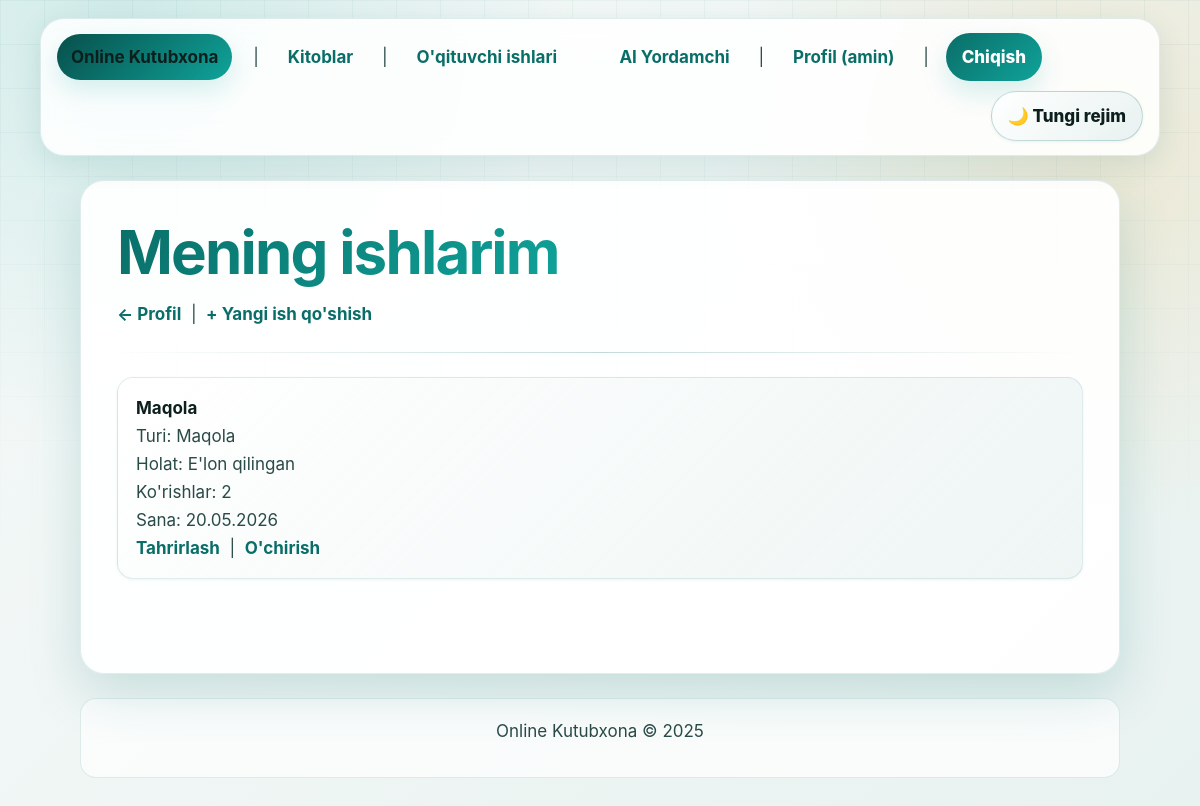
The page /profile/my-works/ (signed in) on the database its author committed.
### main/models.py (models this page shows, shortened)
class User(AbstractUser):
    class Role(models.TextChoices):
        STUDENT = 'student', 'Talaba'
        TEACHER = 'teacher', "O'qituvchi"
        ADMIN   = 'admin',   'Admin'
    role = models.CharField(
        max_length=10,
        choices=Role.choices,
        default=Role.STUDENT,
        verbose_name="Rol",
    )
    avatar = models.ImageField(
        upload_to='avatars/',
        null=True,
        blank=True,
        verbose_name="Profil rasmi",
    )
    bio = models.TextField(
        blank=True,
        verbose_name="Biografiya",
    )
    phone = models.CharField(
        max_length=20,
        blank=True,
        verbose_name="Telefon raqami",
    )
    created_at = models.DateTimeField(auto_now_add=True)
    updated_at = models.DateTimeField(auto_now=True)
    groups = models.ManyToManyField(
        'auth.Group',
        related_name='custom_user_set',
        blank=True,
        verbose_name='groups',
    )
    user_permissions = models.ManyToManyField(
        'auth.Permission',
        related_name='custom_user_set',
        blank=True,
        verbose_name='user permissions',
    )
    class Meta:
        verbose_name = "Foydalanuvchi"
        verbose_name_plural = "Foydalanuvchilar"

class TeacherWork(models.Model):
    class WorkType(models.TextChoices):
        GUIDE   = 'guide',   "Qo'llanma"
        ARTICLE = 'article', 'Maqola'
        OTHER   = 'other',   'Boshqa'
    teacher = models.ForeignKey(
        User,
        on_delete=models.CASCADE,
        related_name='works',
        verbose_name="O'qituvchi",
    )
    title = models.CharField(
        max_length=255,
        verbose_name="Sarlavha",
    )
    work_type = models.CharField(
        max_length=10,
        choices=WorkType.choices,
        default=WorkType.GUIDE,
        verbose_name="Turi",
    )
    description = models.TextField(
        verbose_name="Qisqacha tavsif",
    )
    file = models.FileField(
        upload_to='teacher_works/',
        verbose_name="Fayl",
    )
    cover_image = models.ImageField(
        upload_to='work_covers/',
        null=True,
        blank=True,
        verbose_name="Muqova rasmi",
    )
    is_published = models.BooleanField(
        default=True,
        verbose_name="Chop etilganmi?",
    )
    view_count = models.PositiveIntegerField(
        default=0,
        verbose_name="Ko'rishlar soni",
    )
    created_at = models.DateTimeField(auto_now_add=True)
    updated_at = models.DateTimeField(auto_now=True)
    class Meta:
        verbose_name = "O'qituvchi ishi"
        verbose_name_plural = "O'qituvchi ishlari"
        ordering = ['-created_at']

### main/views.py (the view)
# urls.py: path('profile/my-works/', views.MyWorksView.as_view(), name='my-works'),
class MyWorksView(TeacherRequiredMixin, View):
    template_name = 'main/my_works.html'
    def get(self, request):
        works = TeacherWork.objects.filter(teacher=request.user).order_by('-created_at')
        return render(request, self.template_name, {'works': works})

### main/views.py (called while the page is built)
    def dispatch(self, request, *args, **kwargs):
        if not request.user.is_authenticated:
            return self.handle_no_permission()
        if request.user.role not in (User.Role.TEACHER, User.Role.ADMIN):
            return HttpResponseForbidden("Bu sahifa faqat o'qituvchilar uchun.")
        return super().dispatch(request, *args, **kwargs)

### main/templates/main/my_works.html (shortened to what this page needs)
{% extends 'base.html' %}
{% block content %}
<h1>Mening ishlarim</h1>
<p>
    <a href="{% url 'main:profile' %}">&larr; Profil</a>
    &nbsp;|&nbsp;
    <a href="{% url 'main:work-create' %}">+ Yangi ish qo'shish</a>
</p>
<hr>
{% if works %}
    <ul>
        {% for work in works %}
            <li>
                <a href="{% url 'main:work-detail' work.pk %}"><strong>{{ work.title }}</strong></a><br>
                Turi: {{ work.get_work_type_display }}<br>
                Holat: {% if work.is_published %}E'lon qilingan{% else %}Yashirin{% endif %}<br>
                Ko'rishlar: {{ work.view_count }}<br>
                Sana: {{ work.created_at|date:"d.m.Y" }}<br>
                <a href="{% url 'main:work-edit' work.pk %}">Tahrirlash</a>
                &nbsp;|&nbsp;
                <a href="{% url 'main:work-delete' work.pk %}">O'chirish</a>
            </li>
            <br>
        {% endfor %}
    </ul>
{% else %}
    <p>Hozircha ishlar yuklanmagan.</p>
{% endif %}
{% endblock %}

### main/templates/base.html (shortened to what this page needs)
{% load static %}
<!DOCTYPE html>
<html lang="uz">
<head>
    <link rel="stylesheet" href="{% static 'main/css/online_library_theme.css' %}">
</head>
<body>
<nav>
    <a href="{% url 'main:home' %}"><strong>Online Kutubxona</strong></a>
    &nbsp;|&nbsp;
    <a href="{% url 'main:book-list' %}">Kitoblar</a>
    &nbsp;|&nbsp;
    <a href="{% url 'main:work-list' %}">O'qituvchi ishlari</a>
    {% if user.is_authenticated %}
        <a href="{% url 'main:chat' %}">AI Yordamchi</a>
        &nbsp;|&nbsp;
        <a href="{% url 'main:profile' %}">Profil ({{ user.username }})</a>
        &nbsp;|&nbsp;
        <form method="post" action="{% url 'main:logout' %}" style="display:inline">
            <button type="submit">Chiqish</button>
        </form>
    {% else %}
        <a href="{% url 'main:login' %}">Kirish</a>
        &nbsp;|&nbsp;
        <a href="{% url 'main:register' %}">Ro'yxatdan o'tish</a>
    {% endif %}
</nav>
<main>
    {% block content %}{% endblock %}
</main>
<footer>
    <p>Online Kutubxona &copy; 2025</p>
</footer>
</body>
</html>

### rows shown on the page
User: username "amin"
TeacherWork: title "Maqola", work_type "Maqola", is_published "E'lon qilingan", view_count "2", created_at "20.05.2026"
